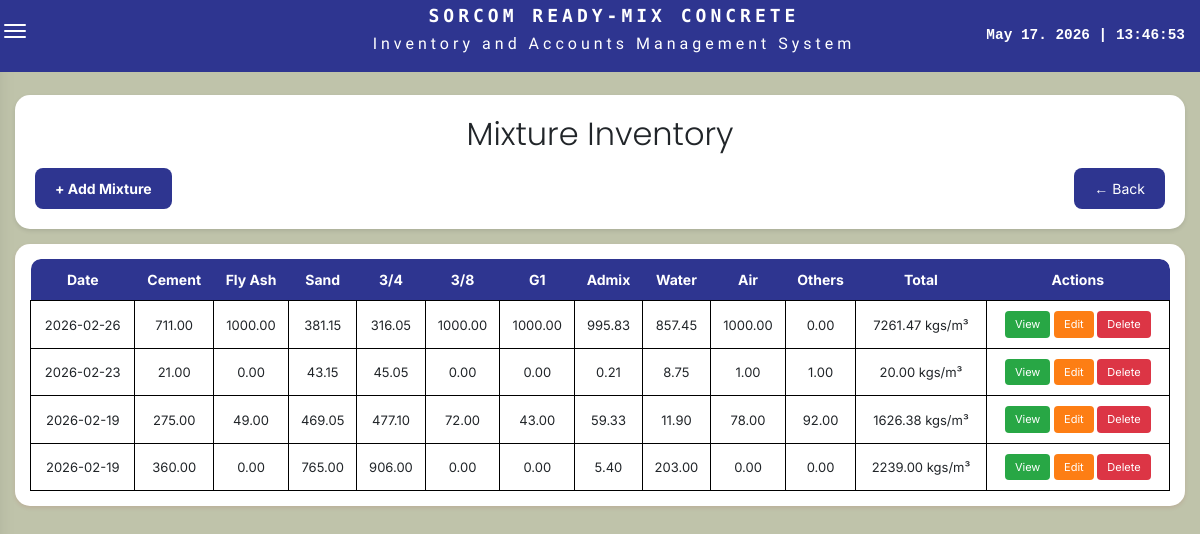
Page /pages/inventory_page/mixture_inventory.php on the committed database.
### tables this page shows
CREATE TABLE `sorcom_mixture_inventory` (
  `id` int(11) NOT NULL,
  `date_added` date DEFAULT curdate(),
  `cement` decimal(10,2) DEFAULT 0.00,
  `fly_ash` decimal(10,2) DEFAULT 0.00,
  `sand` decimal(10,2) DEFAULT 0.00,
  `3_4` decimal(10,2) DEFAULT 0.00,
  `3_8` decimal(10,2) DEFAULT 0.00,
  `g1` decimal(10,2) DEFAULT 0.00,
  `admix` decimal(10,2) DEFAULT 0.00,
  `water` decimal(10,2) DEFAULT 0.00,
  `air` decimal(10,2) DEFAULT 0.00,
  `others` decimal(10,2) DEFAULT 0.00,
  `total` decimal(10,2) DEFAULT 0.00
);

### pages/inventory_page/mixture_inventory.php (the view, shortened to what this page needs)
<?php
require_once __DIR__ . '/../../FunctionAndDB/Web_Functions.php';
$conn = new mysqli('localhost', 'root', '', 'sorcom_db');
$result = $conn->query("SELECT * FROM sorcom_mixture_inventory ORDER BY id DESC");
?>
<!DOCTYPE html>
<html lang="en">
<head>
    <link rel="stylesheet" href="mixture_inventory.css">
    <link href="/Inventory-Accounts-System-v1/assets/bootstrap/css/bootstrap.min.css" rel="stylesheet">
    <link rel="stylesheet" href="https://cdnjs.cloudflare.com/ajax/libs/font-awesome/6.5.1/css/all.min.css">
    <?php include '../../assets/resources.php'; ?>
</head>
<body>
    <div class="main-content">
        <div class="page-title-bar">
            <h2 style="font-family: 'Poppins', sans-serif; text-align:center; margin:0; font-weight:300;">Mixture
                Inventory</h2>
            <div class="button-container">
                <a href="mixture_form.php" class="btn-add">+ Add Mixture</a>
                <a href="../inventory_page/inventory_management.php" class="btn-back">← Back</a>
            </div>
        </div>
        <div class="table-container">
            <table>
                <thead>
                    <tr>
                        <th>Date</th>
                        <th>Cement</th>
                        <th>Fly Ash</th>
                        <th>Sand</th>
                        <th>3/4</th>
                        <th>3/8</th>
                        <th>G1</th>
                        <th>Admix</th>
                        <th>Water</th>
                        <th>Air</th>
                        <th>Others</th>
                        <th>Total</th>
                        <th>Actions</th>
                    </tr>
                </thead>
                <tbody>
                    <?php while ($row = $result->fetch_assoc()): ?>
                        <tr>
                            <td><?= $row['date_added'] ?></td>
                            <td><?= $row['cement'] ?></td>
                            <td><?= $row['fly_ash'] ?></td>
                            <td><?= $row['sand'] ?></td>
                            <td><?= $row['3_4'] ?></td>
                            <td><?= $row['3_8'] ?></td>
                            <td><?= $row['g1'] ?></td>
                            <td><?= $row['admix'] ?></td>
                            <td><?= $row['water'] ?></td>
                            <td><?= $row['air'] ?></td>
                            <td><?= $row['others'] ?></td>
                            <td><?= $row['total'] ?> kgs/m³</td>
                            <td>
                                <button class="btn btn-view" onclick="toggleView(<?= $row['id'] ?>)">View</button>
                                <button class="btn btn-edit"
                                    onclick="window.location.href='mixture_form.php?id=<?= $row['id'] ?>'">Edit</button>
                                <button class="btn btn-del"
                                    onclick="if(confirm('Delete this record?')) window.location.href='mixture_form.php?delete=<?= $row['id'] ?>'">Delete</button>
                            </td>
                        </tr>
                    <?php endwhile; ?>
                </tbody>
            </table>
        </div>
    </div>
</body>
</html>

### pages/inventory_page/mixture_inventory.css (style rules this page uses)
body { font-family: "Inter", sans-serif !important; background: #bfc3aa !important; margin: 0 !important; padding: 0 !important; padding-bottom: 60px !important; }
.main-content { padding-top: 70px !important; }
.page-title-bar { background: white !important; margin: 15px !important; padding: 20px !important; border-radius: 15px !important; box-shadow: 0 2px 4px rgba(0, 0, 0, 0.1) !important; }
.button-container { display: flex !important; justify-content: space-between !important; align-items: center !important; flex-wrap: wrap !important; gap: 15px !important; margin-top: 15px !important; }
.btn-add { background-color: #2e3590 !important; color: white !important; padding: 10px 20px !important; border-radius: 8px !important; text-decoration: none !important; font-size: 14px !important; font-weight: bold !important; display: inline-block !important; transition: background-color 0.3s ease !important; }
.btn-back { background-color: #2e3590 !important; color: white !important; padding: 10px 20px !important; border-radius: 8px !important; text-decoration: none !important; font-size: 14px !important; display: inline-block !important; transition: background-color 0.3s ease !important; }
.table-container { background: rgb(255, 255, 255) !important; margin: 15px !important; padding: 15px !important; border-radius: 15px !important; box-shadow: 0 2px 4px rgba(161, 11, 11, 0.1) !important; overflow-x: auto !important; }
table { width: 100% !important; border-collapse: collapse !important; min-width: 900px !important; background: #ffffff !important; border-radius: 10px 10px 0 0 !important; overflow: hidden !important; }
th { background: #2e3590 !important; color: white !important; padding: 12px 8px !important; font-size: 14px !important; text-align: center !important; }
th:first-child { border-top-left-radius: 10px !important; }
th:last-child { border-top-right-radius: 10px !important; }
td { border: 1px solid #000 !important; padding: 10px 8px !important; text-align: center !important; font-size: 13px !important; }
.btn { padding: 5px 10px !important; border: none !important; border-radius: 4px !important; cursor: pointer !important; font-size: 11px !important; }
.btn-view { background: #28a745 !important; color: white !important; }
.btn-edit { background: #fd7e14 !important; color: white !important; }
.btn-del { background: #dc3545 !important; color: white !important; }

### FunctionAndDB/Web_Functions.php (style rules this page uses)
body, html { overflow-x: hidden; margin: 0; padding: 0; }
.main-content { padding-top: 80px !important; }

### rows in the picture
sorcom_mixture_inventory: date_added "2026-02-26", cement "711.00", fly_ash "1000.00", sand "381.15", 3_4 "316.05", 3_8 "1000.00", g1 "1000.00", admix "995.83", water "857.45", air "1000.00", others "0.00", total "7261.47"
sorcom_mixture_inventory: date_added "2026-02-23", cement "21.00", fly_ash "0.00", sand "43.15", 3_4 "45.05", 3_8 "0.00", g1 "0.00", admix "0.21", water "8.75", air "1.00", others "1.00", total "20.00"
sorcom_mixture_inventory: date_added "2026-02-19", cement "275.00", fly_ash "49.00", sand "469.05", 3_4 "477.10", 3_8 "72.00", g1 "43.00", admix "59.33", water "11.90", air "78.00", others "92.00", total "1626.38"
sorcom_mixture_inventory: date_added "2026-02-19", cement "360.00", fly_ash "0.00", sand "765.00", 3_4 "906.00", 3_8 "0.00", g1 "0.00", admix "5.40", water "203.00", air "0.00", others "0.00", total "2239.00"
